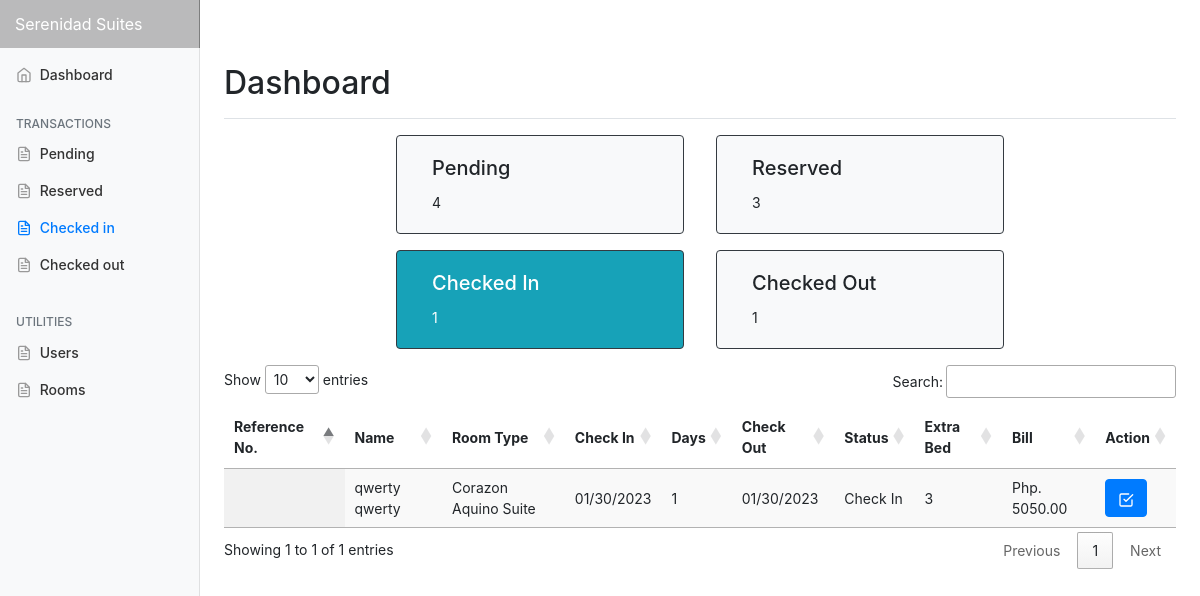
The page /admin/checkedin.php (signed in) on the database as committed earlier.
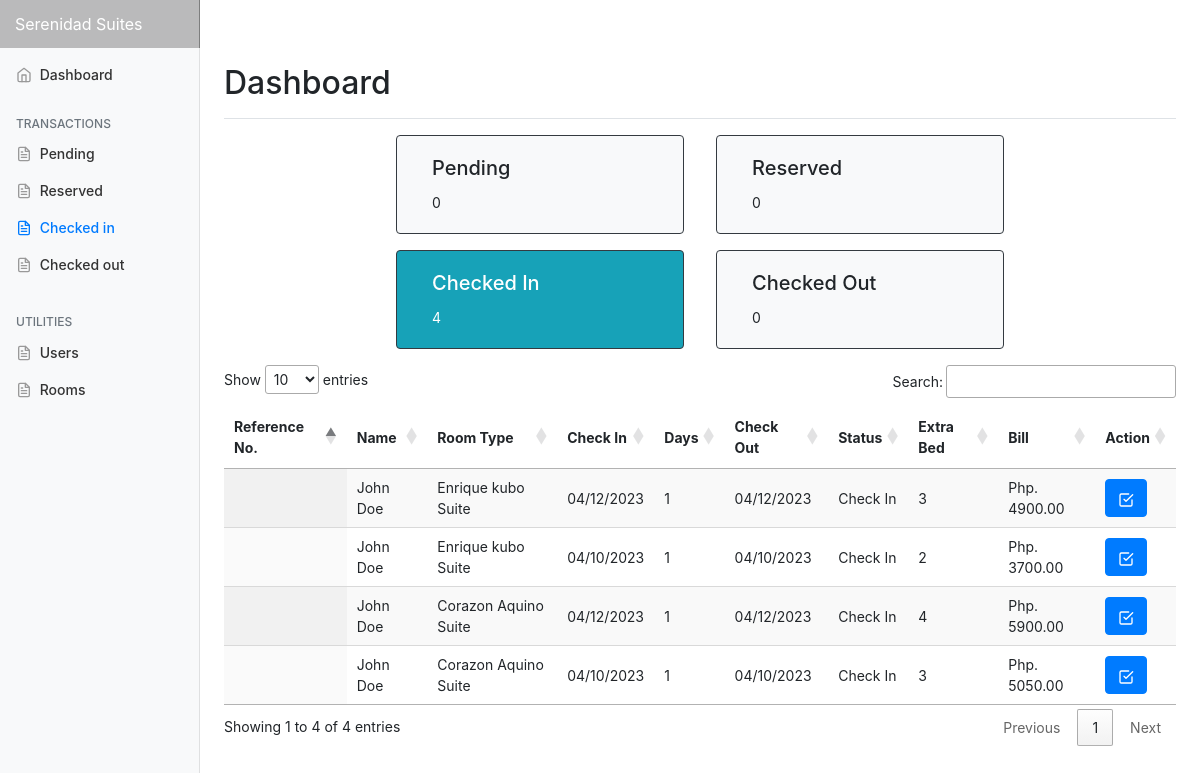
The same page on the database as committed later.
### tables this page shows
CREATE TABLE `transactions` (
  `id` int NOT NULL,
  `guest_id` int NOT NULL,
  `room_id` int NOT NULL,
  `room_no` int DEFAULT NULL,
  `extra_bed` tinyint NOT NULL DEFAULT '0',
  `extra_pax` int DEFAULT NULL,
  `status` varchar(50) DEFAULT NULL,
  `days` int DEFAULT NULL,
  `checkin` varchar(50) DEFAULT NULL,
  `checkin_time` varchar(50) DEFAULT NULL,
  `checkout` varchar(50) DEFAULT NULL,
  `checkout_time` varchar(50) DEFAULT NULL,
  `bill` varchar(50) DEFAULT NULL,
  `balance` int NOT NULL DEFAULT '0',
  `payment` int NOT NULL DEFAULT '0',
  `is_payment_full` tinyint NOT NULL DEFAULT '0',
  `payment_at` datetime DEFAULT NULL,
  `valid_until` varchar(50) DEFAULT NULL,
  `is_unread` tinyint(1) NOT NULL DEFAULT '1',
  `created_at` datetime DEFAULT NULL,
  `updated_at` datetime DEFAULT NULL,
  `remarks` varchar(500) DEFAULT NULL
);

CREATE TABLE `guest` (
  `id` int NOT NULL,
  `uuid` varchar(255) DEFAULT NULL,
  `email` varchar(191) DEFAULT NULL,
  `firstname` varchar(50) NOT NULL,
  `username` varchar(191) DEFAULT NULL,
  `password` varchar(191) DEFAULT NULL,
  `middlename` varchar(30) NOT NULL,
  `lastname` varchar(40) NOT NULL,
  `address` varchar(191) DEFAULT NULL,
  `contactno` varchar(20) NOT NULL,
  `created_at` datetime DEFAULT NULL,
  `updated_at` datetime DEFAULT NULL
);

CREATE TABLE `room` (
  `id` int NOT NULL,
  `room_type` varchar(50) NOT NULL,
  `price` varchar(11) NOT NULL,
  `photo` varchar(100) NOT NULL,
  `description` text,
  `created_at` datetime DEFAULT NULL,
  `updated_at` datetime DEFAULT NULL
);

### models/Model.php (called while the page is built, shortened)
<?php
class Model
{
    protected $host = "localhost";
    protected $database = "db_hor";
    protected $username = "root";
    protected $password = "admin";
    protected $pdo;
    protected $stmt;
    public function connect(){
        try {
            $this->pdo = new PDO("mysql:host={$this->host};dbname={$this->database};charset=utf8","{$this->username}","{$this->password}");
            $this->pdo->setAttribute(PDO::ATTR_ERRMODE, PDO::ERRMODE_EXCEPTION);
            $this->pdo->setAttribute(PDO::ATTR_DEFAULT_FETCH_MODE, PDO::FETCH_ASSOC);
        } catch (PDOException $e) {
            echo $e->getMessage();
        }
    }
    public function setQuery($qry){
        $this->qry = $qry;
        $this->stmt = $this->pdo->query($this->qry);
        return $this;
    }
    public function getAll(){
        try {
            return $this->stmt->fetchAll();
        } catch (PDOException $e) {
            return $e->getMessage();
        }
    }
}

### models/Transaction.php (called while the page is built, shortened)
<?php
Class Transaction extends Model {
    public function getPendingAndExpiredTransactions(){
        return $this->setQuery("SELECT
                                A.*,
                                B.uuid,
                                B.firstname,
                                B.middlename,
                                B.lastname,
                                B.address,
                                B.contactno,
                                C.room_type,
                                C.price,
                                C.photo
                                FROM `transactions` as A
                                LEFT JOIN `guest` as B
                                ON A.guest_id = B.id
                                LEFT JOIN `room` as C
                                ON A.room_id = C.id
                                WHERE A.status = 'Pending'
                                OR A.status = 'Expired'
                                ORDER BY A.created_at DESC
                                ")
                                ->getAll();
    }
    public function getReservedTransactions(){
        return $this->setQuery("SELECT
                                A.*,
                                B.firstname,
                                B.middlename,
                                B.lastname,
                                B.address,
                                B.contactno,
                                C.room_type,
                                C.price,
                                C.photo
                                FROM `transactions` as A
                                LEFT JOIN `guest` as B
                                ON A.guest_id = B.id
                                LEFT JOIN `room` as C
                                ON A.room_id = C.id
                                WHERE A.status = 'Reserved'
                                OR A.status = 'Cancelled'
                                ORDER BY A.created_at DESC
                                ")
                                ->getAll();
    }
    public function getCheckInTransactions(){
        return $this->setQuery("SELECT
                                A.*,
                                B.firstname,
                                B.middlename,
                                B.lastname,
                                B.address,
                                B.contactno,
                                C.room_type,
                                C.price,
                                C.photo
                                FROM `transactions` as A
                                LEFT JOIN `guest` as B
                                ON A.guest_id = B.id
                                LEFT JOIN `room` as C
                                ON A.room_id = C.id
                                WHERE A.status = 'Check In'
                                ORDER BY A.created_at DESC
                                ")
                                ->getAll();
    }
    public function getCheckOutTransactions(){
        return $this->setQuery("SELECT
                                A.*,
                                B.firstname,
                                B.middlename,
                                B.lastname,
                                B.address,
                                B.contactno,
                                C.room_type,
                                C.price,
                                C.photo
                                FROM `transactions` as A
                                LEFT JOIN `guest` as B
                                ON A.guest_id = B.id
                                LEFT JOIN `room` as C
                                ON A.room_id = C.id
                                WHERE A.status = 'Check Out'
                                ORDER BY A.created_at DESC
                                ")
                                ->getAll();
    }
}

### admin/checkedin.php (the view, shortened to what the changed rows need)
<?php
  require_once('includes/header.php');
?>
    <div class="container-fluid">
      <div class="row">
      <?php include('includes/sidebar.php') ?>
        <main role="main" class="col-md-9 ml-sm-auto col-lg-10 pt-3 px-4">
          <div class="d-flex justify-content-between flex-wrap flex-md-nowrap align-items-center pb-2 mb-3 border-bottom">
            <h1 class="h2">Dashboard</h1>
          </div>
        <?php include('includes/counts.php') ?>
        <table id="datatable" class="display">
			<thead>
                <tr>
                    <th>Reference No.</th>
                    <th>Name</th>
                    <th>Room Type</th>
                    <th>Check In</th>
                    <th>Days</th>
                    <th>Check Out</th>
                    <th>Status</th>
                    <th>Extra Bed</th>
                    <th>Bill</th>
                    <th>Action</th>
                </tr>
			</thead>
			<tbody>
                <?php
                    foreach ($checkedin as $key => $value) {
                ?>
                <tr>
                    <td><?= $value['reference_no']?></td>
                    <td><?= $value['firstname']." ".$value['lastname']?></td>
                    <td><?= $value['room_type']?></td>
                    <td><?= $value['checkin']?></td>
                    <td><?= $value['days']?></td>
                    <td><?= $value['checkin']?></td>
                    <td><?= $value['status']?></td>
                    <td><?php if($value['extra_bed'] == "0"){ echo "None";}else{echo $value['extra_bed'];}?></td>
                    <td><?= "Php. ".$value['bill'].".00"?></td>
                    <td>
                        <form action="queries/checkoutResources.php" method="post">
                            <button class="btn btn-primary"  data-toggle="tooltip" data-placement="top" title="Confirm" >
                                <i data-feather="check-square"></i>
                            </button>
                        </form>
                    </td>
                </tr>
                <?php
                    }
                ?>
            </tbody>
		</table>
        </main>
      </div>
    </div>
<?php
  require_once('includes/footer.php');
?>

### admin/includes/counts.php
<div class="container-fluid  ">
        <div class=" row justify-content-center clickTo">
            <?php
                if ($segments[3] == 'index.php') {
                    echo '<div class="col-xl-4 col-md-6 mx-3 card  border-dark bg-info text-white mb-3" style="max-width: 18rem;"   onclick="window.location = `index.php`">';
                } else {
                    echo '<div class="col-xl-4 col-md-6 mx-3 card border-dark bg-light mb-3" style="max-width: 18rem;" onclick="window.location =  `index.php`">';
                }
             ?>
                <div class="card-body">
                    <h5 class="card-title">Pending</h5>
                    <p class="card-text"> <?= count($pendings)?> </p>
                </div>
            </div>
            <?php
                if ($segments[3] == 'reserved.php') {
                    echo '<div class="col-xl-4 col-md-6 mx-3 card  border-dark bg-info text-white mb-3" style="max-width: 18rem;"   onclick="window.location = `reserved.php`">';
                } else {
                    echo '<div class="col-xl-4 col-md-6 mx-3 card border-dark bg-light mb-3" style="max-width: 18rem;" onclick="window.location = `reserved.php`">';
                }
            ?>
                <div class="card-body">
                    <h5 class="card-title">Reserved</h5>
                    <p class="card-text"><?=count($reserved)  ?></p>
                </div>
            </div>
            <?php
                if ($segments[3] == 'checkedin.php') {
                    echo '<div class="col-xl-4 col-md-6 mx-3 card  border-dark bg-info text-white mb-3" style="max-width: 18rem;"   onclick="window.location = `checkedin.php`">';
                } else {
                    echo '<div class="col-xl-4 col-md-6 mx-3 card border-dark bg-light mb-3" style="max-width: 18rem;" onclick="window.location = `checkedin.php`">';
                }
            ?>
                <div class="card-body">
                    <h5 class="card-title">Checked In</h5>
                    <p class="card-text"><?=count($checkedin)  ?></p>
                </div>
            </div>
            <?php
                if ($segments[3] == 'checkedout.php') {
                    echo '<div class="col-xl-4 col-md-6 mx-3 card  border-dark bg-info text-white mb-3" style="max-width: 18rem;"   onclick="window.location = `checkedout.php`">';
                } else {
                    echo '<div class="col-xl-4 col-md-6 mx-3 card border-dark bg-light mb-3" style="max-width: 18rem;" onclick="window.location = `checkedout.php`">';
                }
            ?>
                <div class="card-body">
                    <h5 class="card-title">Checked Out</h5>
                    <p class="card-text"><?=count($checkedout)  ?></p>
                </div>
            </div>
        </div>
</div>

Rows that differ between the two databases and show on the page:
removed transactions: guest.firstname "qwerty", guest.lastname "qwerty", room.room_type "Corazon Aquino Suite", checkin "01/30/2023", days "1", status "Check In", extra_bed "3", bill "5050"
added transactions: guest.firstname "John", guest.lastname "Doe", room.room_type "Enrique kubo Suite", checkin "04/12/2023", days "1", status "Check In", extra_bed "3", bill "4900"
added transactions: guest.firstname "John", guest.lastname "Doe", room.room_type "Enrique kubo Suite", checkin "04/10/2023", days "1", status "Check In", extra_bed "2", bill "3700"
added transactions: guest.firstname "John", guest.lastname "Doe", room.room_type "Corazon Aquino Suite", checkin "04/12/2023", days "1", status "Check In", extra_bed "4", bill "5900"
added transactions: guest.firstname "John", guest.lastname "Doe", room.room_type "Corazon Aquino Suite", checkin "04/10/2023", days "1", status "Check In", extra_bed "3", bill "5050"
Other text that changed with them:
text written by a page script: "Show entries Search: Showing 1 to 1 of 1 entries Previous 1 Next" → "Show entries Search: Showing 1 to 4 of 4 entries Previous 1 Next"
count($pendings): "4" → "0"
count($reserved): "3" → "0"
count($checkedin): "1" → "4"
count($checkedout): "1" → "0"
